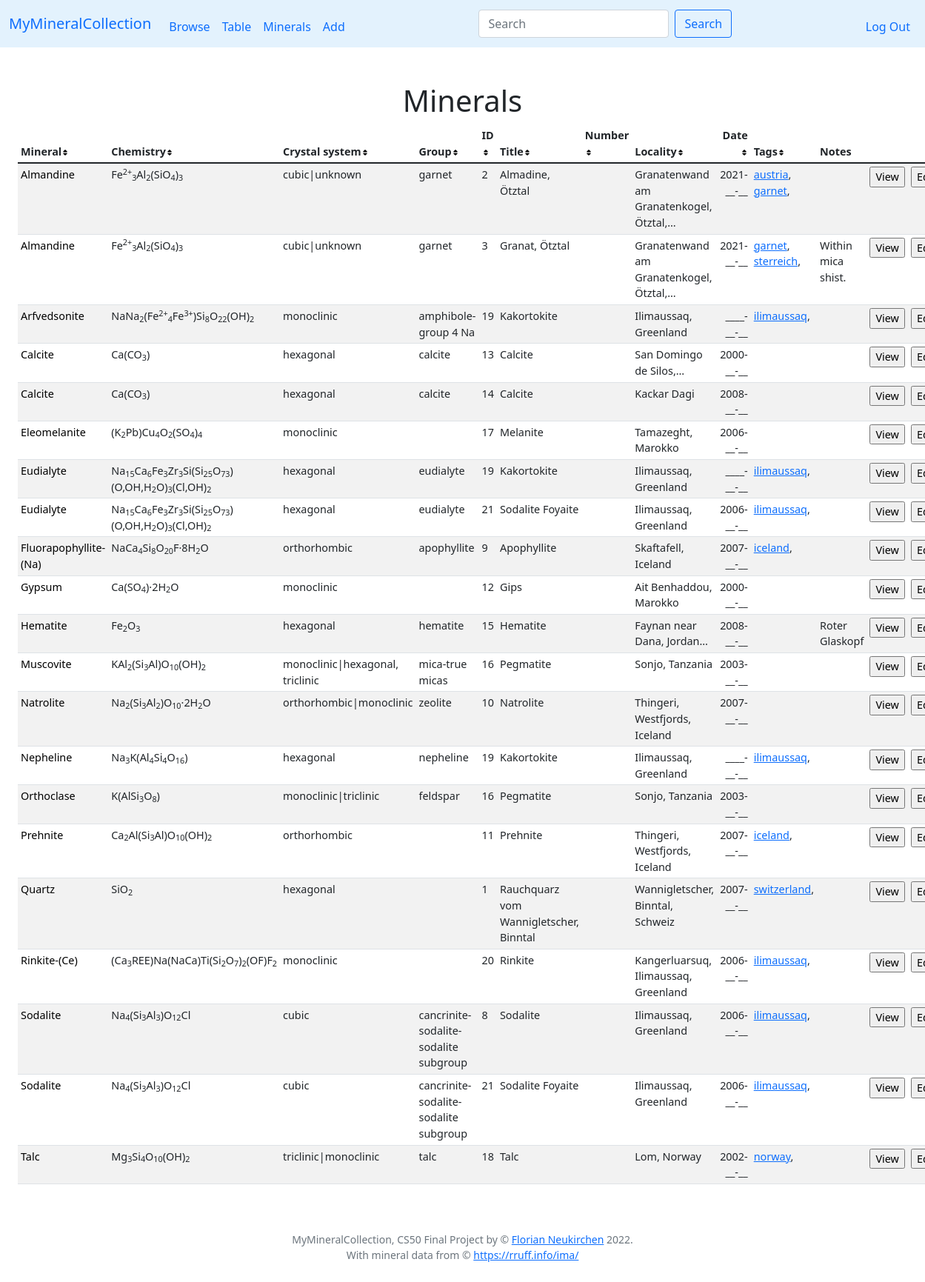
Page /mineral (signed in) on the earlier database version.
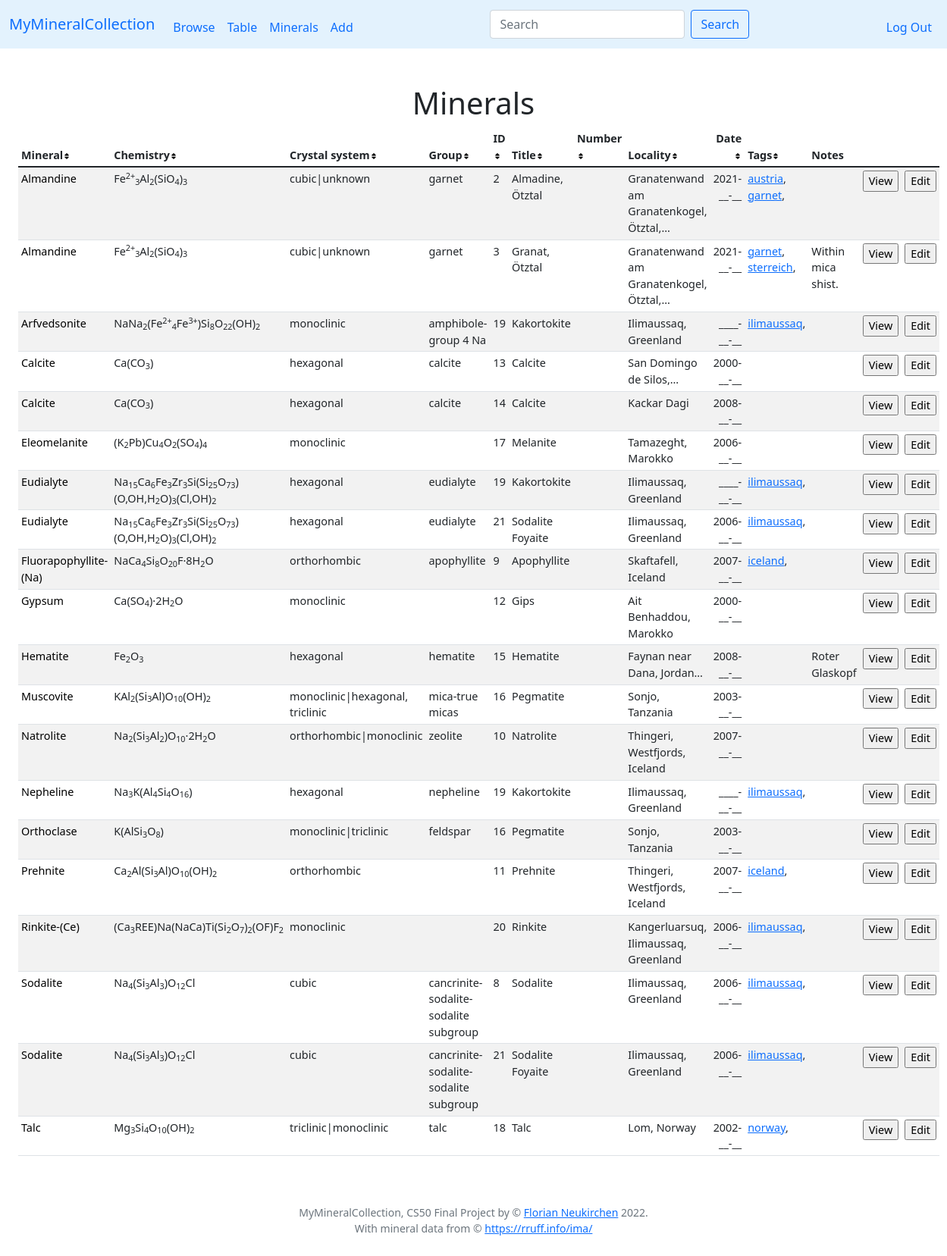
Same page on the later database version.
### tables this page shows
CREATE TABLE specmin (specimen_id INTEGER NOT NULL REFERENCES specimen(id) ON DELETE CASCADE, min_symbol TEXT NOT NULL, FOREIGN KEY(min_symbol) REFERENCES minerals(symbol));

CREATE TABLE minerals (symbol TEXT, name TEXT NOT NULL, chemistry TEXT, elements TEXT, crystal_system TEXT, fleischer TEXT, PRIMARY KEY(symbol));

CREATE TABLE specimen (id INTEGER PRIMARY KEY AUTOINCREMENT NOT NULL, user_id INTEGER NOT NULL, my_id TEXT, title TEXT, locality TEXT, day INTEGER, month INTEGER, year INTEGER, notes TEXT, thumbnail TEXT);

CREATE TABLE tags (specimen_id INTEGER NOT NULL REFERENCES specimen(id) ON DELETE CASCADE, tag TEXT NOT NULL);

### app.py (the view, shortened to what this page needs)
@app.route("/mineral")
def mineral():
    min = request.args.get("n")
    if not min:
        rows = db.execute("SELECT * FROM (SELECT * FROM SPECIMEN JOIN specmin ON specimen.id = specmin.specimen_id WHERE user_id = ?) a INNER JOIN minerals ON a.min_symbol = minerals.symbol ORDER BY minerals.name", session["user_id"])
        for row in rows:
            row['tags'] = db.execute("SELECT tags.tag AS tag FROM tags JOIN specimen ON tags.specimen_id = specimen.id WHERE specimen.id = ? ORDER BY tag", row['id'])
        return render_template("mintable.html", rows=rows)

### app.py (called while the page is built)
@app.after_request
def after_request(response):
    response.headers["Cache-Control"] = "no-cache, no-store, must-revalidate"
    response.headers["Expires"] = 0
    response.headers["Pragma"] = "no-cache"
    return response

### helpers.py (called while the page is built)
def date2(value):
    if not value:
        return "__"
    return f"{value:02d}"

def date4(value):
    if not value:
        return "____"
    return f"{value:04d}"

def taglink(value):
    if not value:
        return ""
    html = '<a href="tag?t=' + value + '">' + value + '</a>'
    return html

def minlink(value):
    if not value:
        return ""
    html = '<a href="mineral?n=' + value + '" class="minlink">' + value + '</a>'
    return html

def shortnotes(value):
    n = 4
    result_list = value.split()
    if len(result_list) < n:
        return value
    return " ".join(result_list[:n]) + "…"

### templates/mintable.html (shortened to what this page needs)
{% extends "layout.html" %}
{% block main %}
<div class="container-fluid">
    <h1>Minerals</h1>
    <table class="table table-striped size90 table-sm" id="mytable">
        <thead>
            <tr>
                <th class="text-start" onclick="sortTable(0)">Mineral<img src="static/sort-solid.svg" width="10px" height="10px"></th>
                <th class="text-start" onclick="sortTable(1)">Chemistry<img src="static/sort-solid.svg" width="10px" height="10px"></th>
                <th class="text-start" onclick="sortTable(2)">Crystal system<img src="static/sort-solid.svg" width="10px" height="10px"></th>
                <th class="text-start" onclick="sortTable(3)">Group<img src="static/sort-solid.svg" width="10px" height="10px"></th>
                <th class="text-start" id="IDColumn" onclick="sortTable(4)">ID<img src="static/sort-solid.svg" width="10px" height="10px"></th>
                <th class="text-start" onclick="sortTable(5)">Title<img src="static/sort-solid.svg" width="10px" height="10px"></th>
                <th class="text-start" onclick="sortTable(6)">Number<img src="static/sort-solid.svg" width="10px" height="10px"></th>
                <th class="text-start" onclick="sortTable(7)">Locality<img src="static/sort-solid.svg" width="10px" height="10px"></th>
                <th class="text-end" onclick="sortTable(8)">Date<img src="static/sort-solid.svg" width="10px" height="10px"></th>
                <th class="text-start" onclick="sortTable(9)">Tags<img src="static/sort-solid.svg" width="10px" height="10px"></th>
                <th class="text-start">Notes</th>
            </tr>
        </thead>
        <tbody>
            {% for row in rows %}
            <tr id="tr{{ row['id'] }}">
                <td class="text-start">{{ row['name'] | minlink | safe }}</td>
                <td class="text-start">{{ row['chemistry'] | safe }}</td>
                <td class="text-start">{{ row['crystal_system'] }}</td>
                <td class="text-start">{{ row['fleischer'] }}</td>
                <td class="text-start">{{ row['id'] }}</td>
                <td class="text-start">{{ row['title'] }}</td>
                <td class="text-start">{{ row['my_id'] }}</td>
                <td class="text-start">{{ row['locality'] | shortnotes }}</td>
                <td class="text-end">{{ row['year'] | date4}}-{{ row['month'] | date2 }}-{{ row['day'] | date2 }}</td>
                <td class="text-start">
                    {% for tag in row['tags'] %}
                    {{ tag['tag'] | taglink | safe }},
                    {% endfor %}
                </td>
                <td class="text-start">{{ row['notes'] | shortnotes }}</td>
                <td>
                    <form action="/view">
                        <input type="submit" value="View">
                    </form>
                </td>
                <td>
                    <form action="/edit">
                        <input type="submit" value="Edit">
                    </form>
                </td>
            </tr>
            {% endfor %}
        </tbody>
    </table>
</div>
{% endblock %}

### templates/layout.html (shortened to what this page needs)
<!DOCTYPE html>
<html lang="en">
    <head>
        <link href="https://cdn.jsdelivr.net/npm/bootstrap@5.1.3/dist/css/bootstrap.min.css" rel="stylesheet">
        <link href="/static/styles.css" rel="stylesheet">
    </head>
    <body>
        <nav class="navbar navbar-expand-md myblue">
            <div class="container-fluid">
                <a class="navbar-brand" href="/">MyMineralCollection</a>
                <div class="collapse navbar-collapse" id="navbarNav">
                    {% if session["user_id"] %}
                        <ul class="navbar-nav me-auto mt-2 mb-lg-0">
                            <li class="nav-item"><a class="nav-link" href="/">Browse</a></li>
                            <li class="nav-item"><a class="nav-link" href="/table">Table</a></li>
                            <li class="nav-item"><a class="nav-link" href="/mineral">Minerals</a></li>
                            <li class="nav-item"><a class="nav-link" href="/add">Add</a></li>
                        </ul>
                        <form class="d-flex" role="search" action="/">
                            <input class="form-control me-2" type="search" name="search" placeholder="Search" aria-label="Search">
                            <button class="btn btn-outline-primary" type="submit">Search</button>
                        </form>
                        <ul class="navbar-nav ms-auto mt-2">
                            <li class="nav-item"><a class="nav-link" href="/logout">Log Out</a></li>
                        </ul>
                    {% else %}
                        <ul class="navbar-nav ms-auto mt-2">
                            <li class="nav-item"><a class="nav-link" href="/register">Register</a></li>
                            <li class="nav-item"><a class="nav-link" href="/login">Log In</a></li>
                        </ul>
                    {% endif %}
                </div>
            </div>
        </nav>
        <main class="container-fluid py-5 text-center">
            {% block main %}{% endblock %}
        </main>
        <footer class="mb-5 small text-center text-muted">
            MyMineralCollection, CS50 Final Project by &#169; <a href="https://www.riannek.de/">Florian Neukirchen</a> 2022. <br> With mineral data from &#169; <a href="https://rruff.info/ima/">https://rruff.info/ima/</a>
        </footer>
</body>
</html>

### static/styles.css (style rules this page uses)
.myblue { background-color: #e3f2fd; }
.size90 { font-size: 90%; }
.minlink:link { text-decoration: none; color: black; }

Differences in the rows shown:
removed specmin: name|minlink "Quartz", chemistry "SiO 2", crystal_system "hexagonal", id "1", title "Rauchquarz vom Wannigletscher, Binntal", locality|shortnotes "Wannigletscher, Binntal, Schweiz", year "2007", month "__", day "__"
removed tags: tag|taglink "switzerland", shown under "Quartz"
